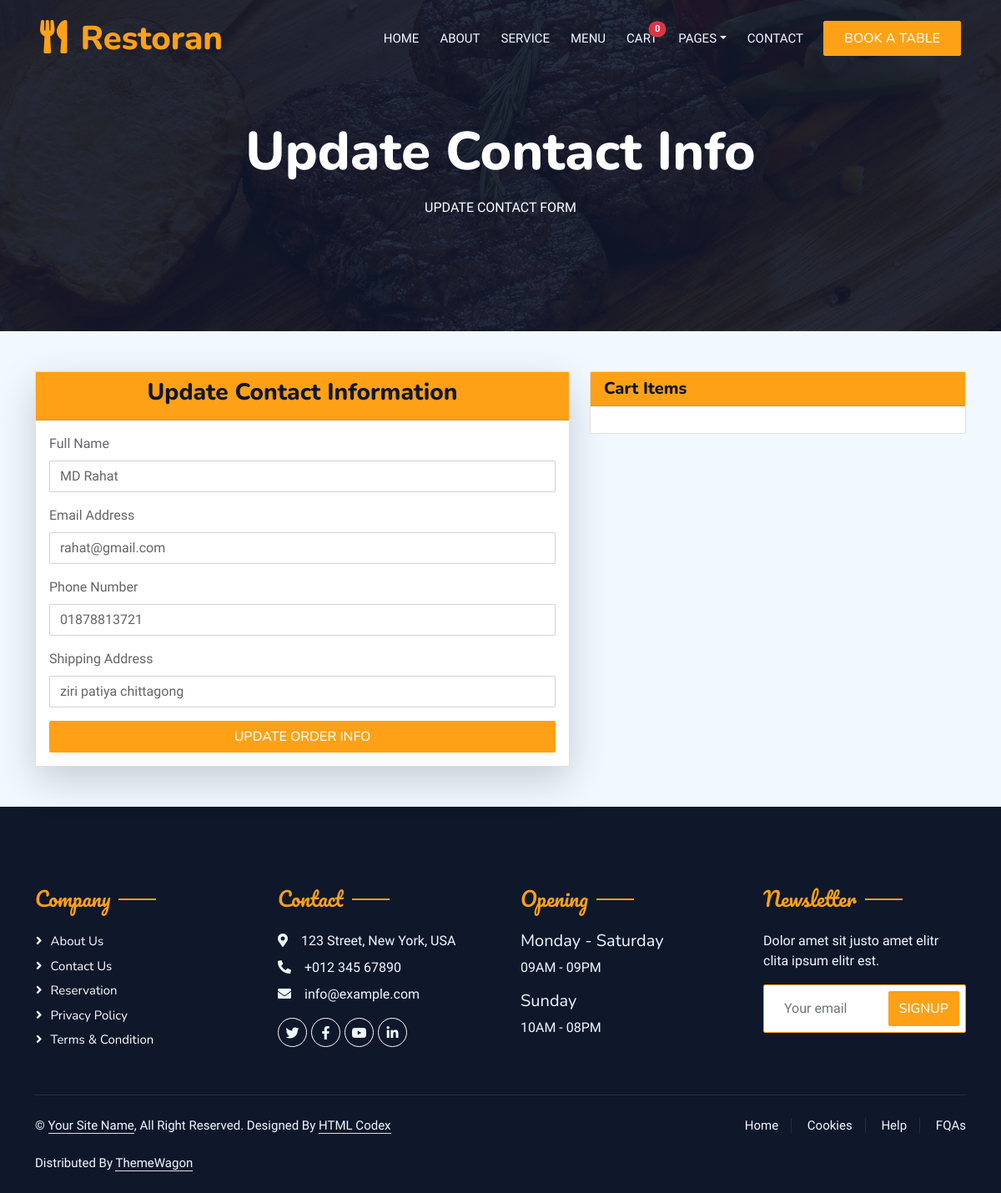
Page /update/25 on the committed database.
### order/models.py (models this page shows, shortened)
class OrderContactInfo(models.Model):
  name = models.CharField(max_length=200)
  email = models.EmailField(max_length=200)
  phone = models.CharField(max_length=20)
  address = models.TextField()
  session_key = models.CharField(max_length=200, blank=True, null=True)
  created = models.DateTimeField(auto_now_add=True)

### order/views.py (the view, shortened to what this page needs)
# urls.py: path("update/<int:pk>",update_order_info,name='update_order_info'),
def update_order_info(request, pk):
    contact = OrderContactInfo.objects.get(pk=pk)
    session_key = request.session.session_key
    cart_items = CartItem.objects.filter(session_key=session_key)
    context = {
        'contact': contact,
        'cart_items':cart_items
    }
    return render(request, 'update_info.html', context)

### cart/templatetags/cart_count.py (called while the page is built)
@register.simple_tag
def cart_count(request, user):
    guest_user_count = 0
    guest_user_count = CartItem.objects.filter(session_key=request.session.session_key).count()
    total_count = guest_user_count
    return total_count if total_count > 0 else 0

### order/templates/update_info.html (shortened to what this page needs)
{% extends "base.html" %}
{% load cart_count %}
{% block content %}
        <div class="container-xxl position-relative p-0">
            <nav class="navbar navbar-expand-lg navbar-dark bg-dark px-4 px-lg-5 py-3 py-lg-0">
                <a href="{% url 'home' %}" class="navbar-brand p-0">
                    <h1 class="text-primary m-0"><i class="fa fa-utensils me-3"></i>Restoran</h1>
                </a>
                <div class="collapse navbar-collapse" id="navbarCollapse">
                    <div class="navbar-nav ms-auto py-0 pe-4">
                        <a href="{% url 'home' %}" class="nav-item nav-link ">Home</a>
                        <a href="{% url 'about' %}" class="nav-item nav-link">About</a>
                        <a href="{% url 'service' %}" class="nav-item nav-link">Service</a>
                        <a href="{% url 'items' %}" class="nav-item nav-link">Menu</a>
                        <a href="{% url 'cart' %}" class="nav-item nav-link position-relative">
                        Cart
                        <span class="position-absolute  start-100 translate-middle badge rounded-pill bg-danger">
                          {% cart_count request request.user %}
                        </span>
                        </a>
                        <div class="nav-item dropdown">
                            <a href="#" class="nav-link dropdown-toggle" data-bs-toggle="dropdown">Pages</a>
                        </div>
                        <a href="{% url 'contact' %}" class="nav-item nav-link">Contact</a>
                    </div>
                    <a href="{% url 'booking' %}" class="btn btn-primary py-2 px-4">Book A Table</a>
                </div>
            </nav>
            <div class="container-xxl py-5 bg-dark hero-header mb-5">
                <div class="container text-center my-5 pt-5 pb-4">
                    <h1 class="display-3 text-white mb-3 animated slideInDown">Update Contact Info</h1>
                    <nav aria-label="breadcrumb">
                        <ol class="breadcrumb justify-content-center text-uppercase">
                            <li class="breadcrumb-item text-white active" aria-current="page">update contact form</li>
                        </ol>
                    </nav>
                </div>
            </div>
        </div>
<div class="container my-5">
    <div class="row justify-content-center">
        <div class="col-md-7">
            <div class="card shadow-lg">
                <div class="card-header bg-primary text-white text-center">
                    <h3>Update Contact Information</h3>
                </div>
                <div class="card-body">
                    <form method='post'>
                        <div class="mb-3">
                            <label for="name" class="form-label">Full Name</label>
                            <input type="text" name="u_name" value="{{contact.name}}" class="form-control" id="name" placeholder="Enter your full name" required>
                        </div>
                        <div class="mb-3">
                            <label for="email" class="form-label">Email Address</label>
                            <input type="email" name="u_email" value="{{contact.email}}" class="form-control" id="email" placeholder="Enter your email" required>
                        </div>
                        <div class="mb-3">
                            <label for="phone" class="form-label">Phone Number</label>
                            <input type="tel" name="u_phone" value="{{contact.phone}}" class="form-control" id="phone" placeholder="Enter your phone number" required>
                        </div>
                        <div class="mb-3">
                            <label for="address" class="form-label">Shipping Address</label>
                            <input class="form-control"  name="u_address" id="address" rows="3" value="{{contact.address}}" placeholder="Enter your shipping address" required></input>
                        </div>
                        <button type="submit" class="btn btn-primary w-100">Update Order Info</button>
                    </form>
                </div>
            </div>
        </div>
        <div class="col-md-5">
            <div class="card mb-4">
                <div class="card-header bg-primary text-white">
                    <h5 class="mb-0">Cart Items</h5>
                </div>
                <div class="card-body">
                </div>
            </div>
        </div>
    </div>
</div>
{% endblock content %}

### static/css/style.css (style rules this page uses)
:root { --primary: #FEA116; --light: #F1F8FF; --dark: #0F172B; }
.btn { font-family: 'Nunito', sans-serif; font-weight: 500; text-transform: uppercase; transition: .5s; }
.btn.btn-primary, .btn.btn-secondary { color: #FFFFFF; }
.navbar-dark .navbar-nav .nav-link { position: relative; margin-left: 25px; padding: 35px 0; font-size: 15px; color: var(--light) !important; text-transform: uppercase; font-weight: 500; outline: none; transition: .5s; }
@media (min-width: 992px) { .navbar-dark { position: absolute; width: 100%; top: 0; left: 0; z-index: 999; background: transparent !important; } }
.hero-header { background: linear-gradient(rgba(15, 23, 43, .9), rgba(15, 23, 43, .9)), url(../img/bg-hero.jpg); background-position: center center; background-repeat: no-repeat; background-size: cover; }

### rows in the picture
OrderContactInfo: u_name "MD Rahat", u_email "rahat@gmail.com", u_phone "01878813721", u_address "ziri patiya chittagong"
